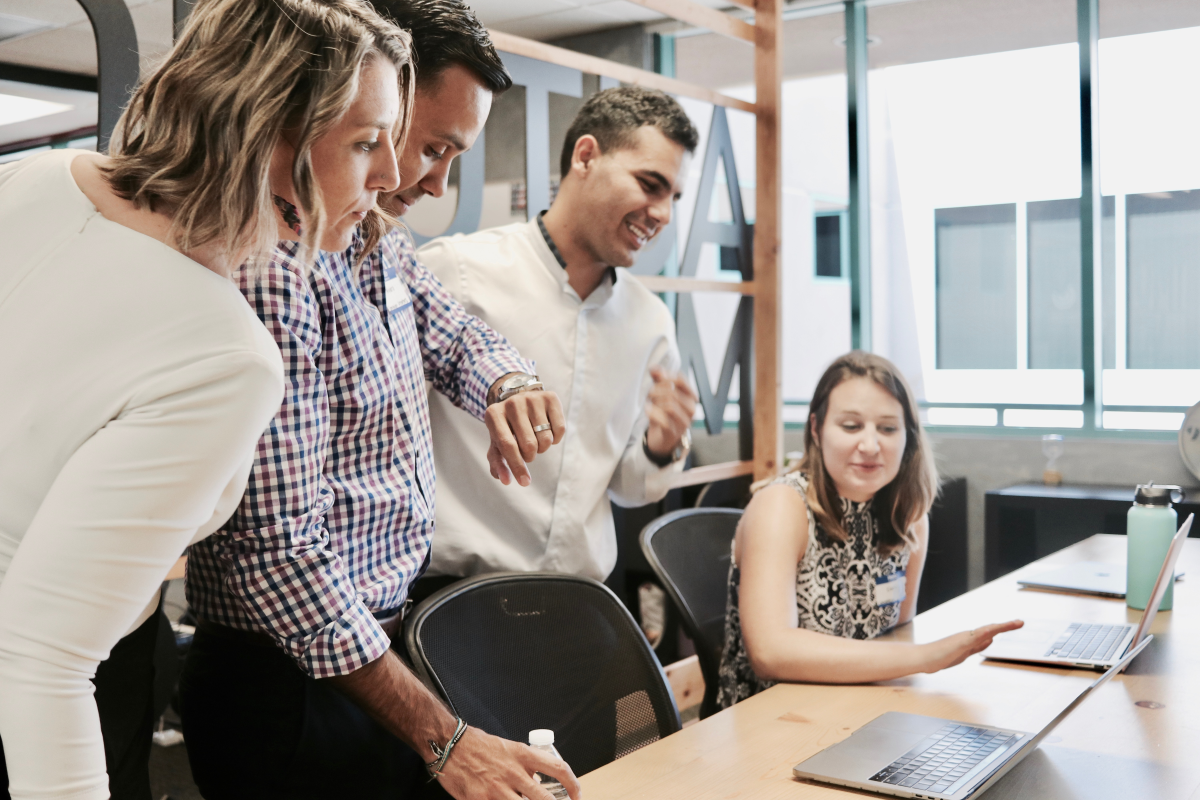
#> input picture crowd_images/1.jpg, 6000 x 4000 px, given in place of 1.mp4, which was not available (shown at 1/5 size)
$ python mosaic_opencv.py
#> lines starting #> are read from the running program, lines starting #| are printed output that depends on the picture; pictures that were not available may be replaced by others from this repository, and a replacement may not be noted
import cv2

face_cascade = cv2.CascadeClassifier('/Users/chanwoo4267/Downloads/deepface/opencv/haarcascade_frontalface_default.xml')
cap = cv2.VideoCapture('/Users/chanwoo4267/Downloads/deepface/sample_video/1.mp4')
v = 20

while(cap.isOpened()):
    ret, frame = cap.read()
#> frame is the input picture: shape (4000, 6000, 3); mean B, G, R 147.7, 153.3, 160.7
    if not ret:
        break

    gray = cv2.cvtColor(frame, cv2.COLOR_BGR2GRAY)
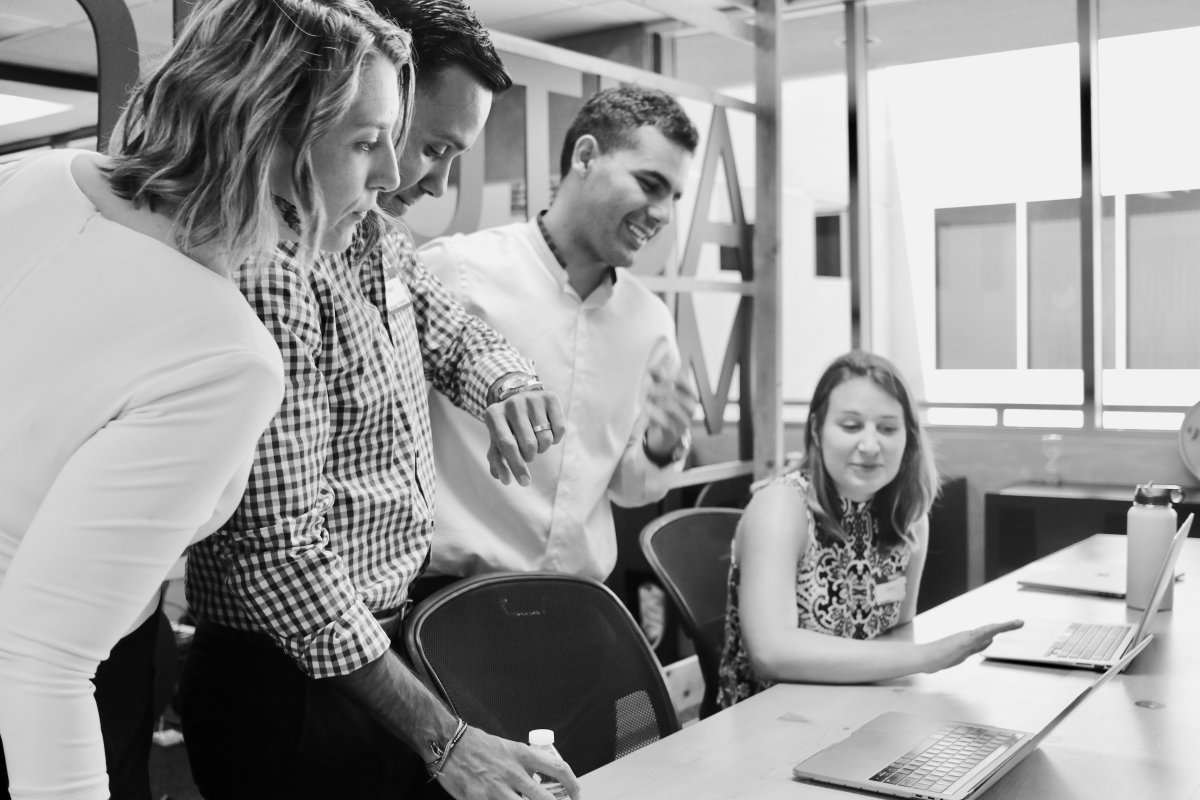
#> gray: shape (4000, 6000) (shown at 1/5 size); min 0, max 248, mean 154.9
    faces = face_cascade.detectMultiScale(gray, 1.1, 10)
#> faces = [[4059, 1912, 554, 554]]
    for (x, y, w, h) in faces:
        # cv2.rectangle(frame, (x, y), (x + w, y + h), (255, 0, 0), 2)
        roi_gray = gray[y : y + h, x : x + w]
        roi_color = frame[y : y + h, x : x + w]

        roi = cv2.resize(roi_color, (w // v, h // v))
        roi = cv2.resize(roi, (w, h), interpolation=cv2.INTER_AREA)
        frame[y:y+h, x:x+w] = roi
#> this loop made 1 pass
#> pass 1, `roi_gray = gray[y : y + h, x : x + w]`:
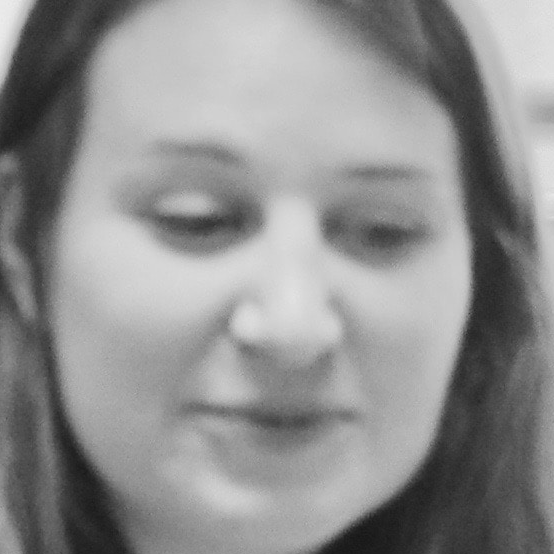
#> roi_gray: shape (554, 554); min 21, max 236, mean 143.2
#> pass 1, `roi_color = frame[y : y + h, x : x + w]`:
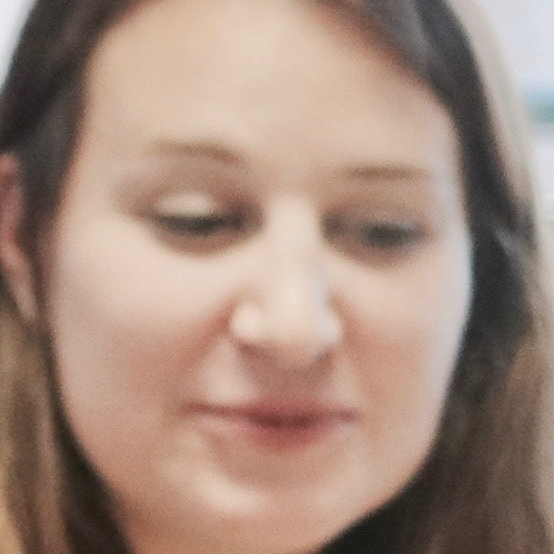
#> roi_color: shape (554, 554, 3); mean B, G, R 123.6, 137.1, 162.6
#> pass 1, `roi = cv2.resize(roi_color, (w // v, h // v))`:
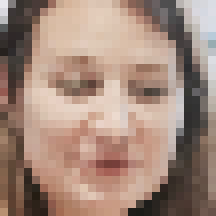
#> roi: shape (27, 27, 3) (shown 8 times larger); mean B, G, R 123.4, 136.9, 162.6

    cv2.imshow('frame', frame)
    k = cv2.waitKey(30) & 0xff
#> (key Esc is pressed here)
    if k == 27: # Esc 키를 누르면 종료
        break

cap.release()
cv2.destroyAllWindows()
